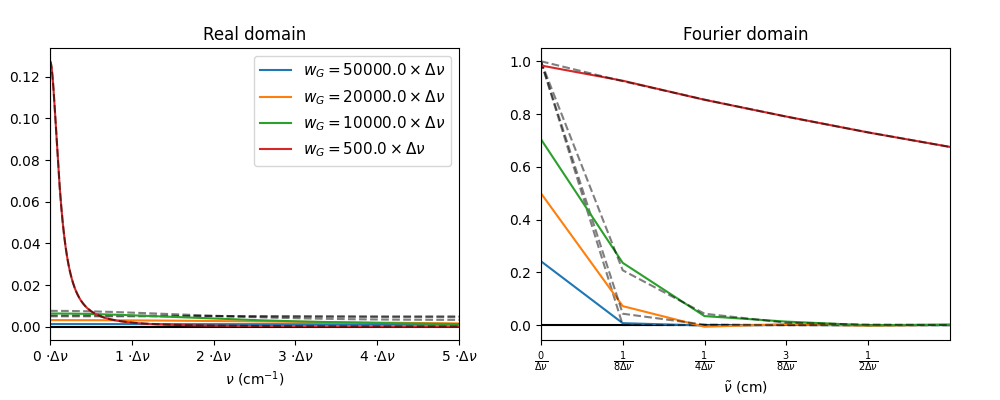

The Python source for this figure:
import numpy as np
import matplotlib.pyplot as plt
from fractions import Fraction
from matplotlib.patches import ConnectionPatch

gG = lambda v,w: (2/w)*np.sqrt(np.log(2)/np.pi)*np.exp(-4*np.log(2)*(v/w)**2)
gL = lambda v,w: 2/(np.pi*w) / (1 + 4*(v/w)**2)

gG_FT = lambda x,w: np.exp(-(np.pi*x*w)**2/(4*np.log(2)))
gL_FT = lambda x,w: np.exp(- np.pi*x*w)

def gV(v,v0,wL,wG):
    gamma = (wG**5 + 2.69269*wG**4*wL + 2.42843*wG**3*wL**2 + 4.47163*wG**2*wL**3 + 0.07842*wG*wL**4 + wL**5)**0.2
    eta   = 1.36603*wL/gamma - 0.47719*(wL/gamma)**2 + 0.11116*(wG/gamma)**3
    return (1-eta) * gG(v,v0,gamma) + eta * gL(v,v0,gamma)

dv = 0.01 #cm-1
v_max = 100.0 #cm-1
v_arr = np.arange(0,v_max,dv)
N_zpad = v_arr.size ## can be 0..v_arr.size
##x_arr = np.arange(v_arr.size + 1) / (2 * v_arr.size * dv)
##x_arr = np.linspace(0,1/(2*dv),(v_arr.size + N_zpad)//2 + 1)
x_arr = np.fft.rfftfreq(v_arr.size + N_zpad, dv)
x_fold = (x_arr,x_arr[::-1])
folding_thresh = 1e-6

w_arr = np.array([5,2,1,0.05])*v_max

fig, (ax1,ax2) = plt.subplots(1,2,figsize=(10,4))
plt.subplots_adjust(left=0.05,right=0.95,bottom=0.15)
ax1.axhline(0,c='k')
ax1.axvline(0,c='k')
ax2.axhline(0,c='k')
ax2.axvline(0,c='k')

for w in w_arr:

    I2 = gL(v_arr,w)
    I2_FT = np.fft.rfft(list(I2) + [0] + list(I2)[:0:-1])*dv
    p, = ax1.plot(v_arr,I2,label = '$w_G = {:.1f} \\times \\Delta\\nu$'.format(w/dv))
    c = p.get_color()
    ax2.plot(x_arr,I2_FT.real,c=c)
    
    I_FT = gL_FT(x_arr,w)
    I = np.fft.irfft(I_FT/dv)[:v_arr.size]
    

    c='k'
    ax1.plot(v_arr, I, '--', c=c, alpha=0.5)
    ax2.plot(x_arr, I_FT, '--', c=c, alpha=0.5)


N_ticks = 6
ax1.set_title('Real domain')
ax1.set_xlabel('$\\nu$ (cm$^{-1}$)')
ax1.set_xticks([i/(N_ticks-1)*v_max for i in range(N_ticks)])
ax1.set_xticklabels(['{:d}'.format(i)+' $\\cdot\\Delta\\nu$' for i in range(N_ticks)])
ax1.set_xlim(0,v_max)
ax1.legend(fontsize=11)    

N_ticks = 5
ax2.set_xlabel('$\\tilde{\\nu}$ (cm)')
ax2.set_xticks([i/(2*v_max) for i in range(N_ticks)])
ax2.set_xticklabels(['$\\frac{'+(str(Fraction(i,2*(N_ticks-1))) if i else '0/').replace('/','}{')+'\\Delta\\nu}$' for i in range(0,N_ticks)])
ax2.set_title('Fourier domain')
ax2.set_xlim(0,5/(2*v_max))

##con = ConnectionPatch(xyA=(1.07,0.47),
##                      xyB=(-0.07,0.47),
##                      coordsA="axes fraction",
##                      coordsB="axes fraction",
##                      axesA=ax1, axesB=ax2,
##                      arrowstyle="simple",fc='w')
##ax1.add_artist(con)
##ax1.indicate_inset_zoom(axins)
plt.savefig(__file__[:-2]+'png')
plt.show()
